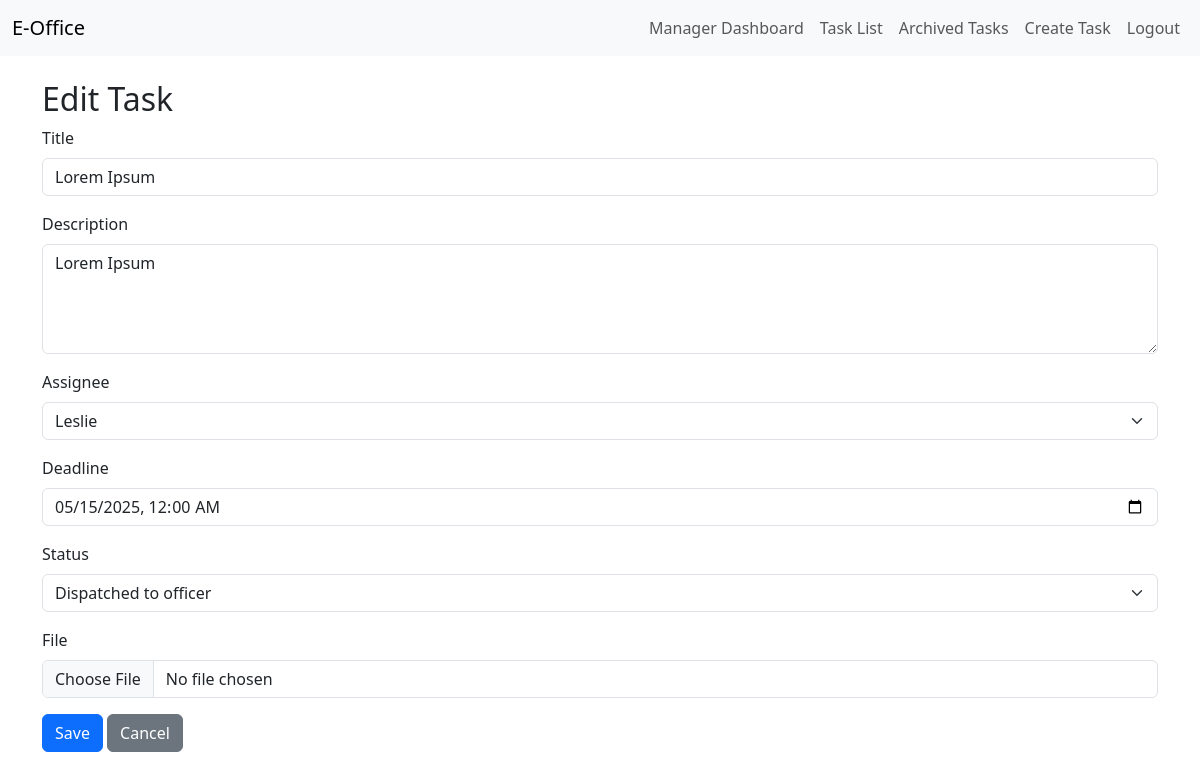
Before: /tasks/task/update/2/ (signed in) with the older database file.
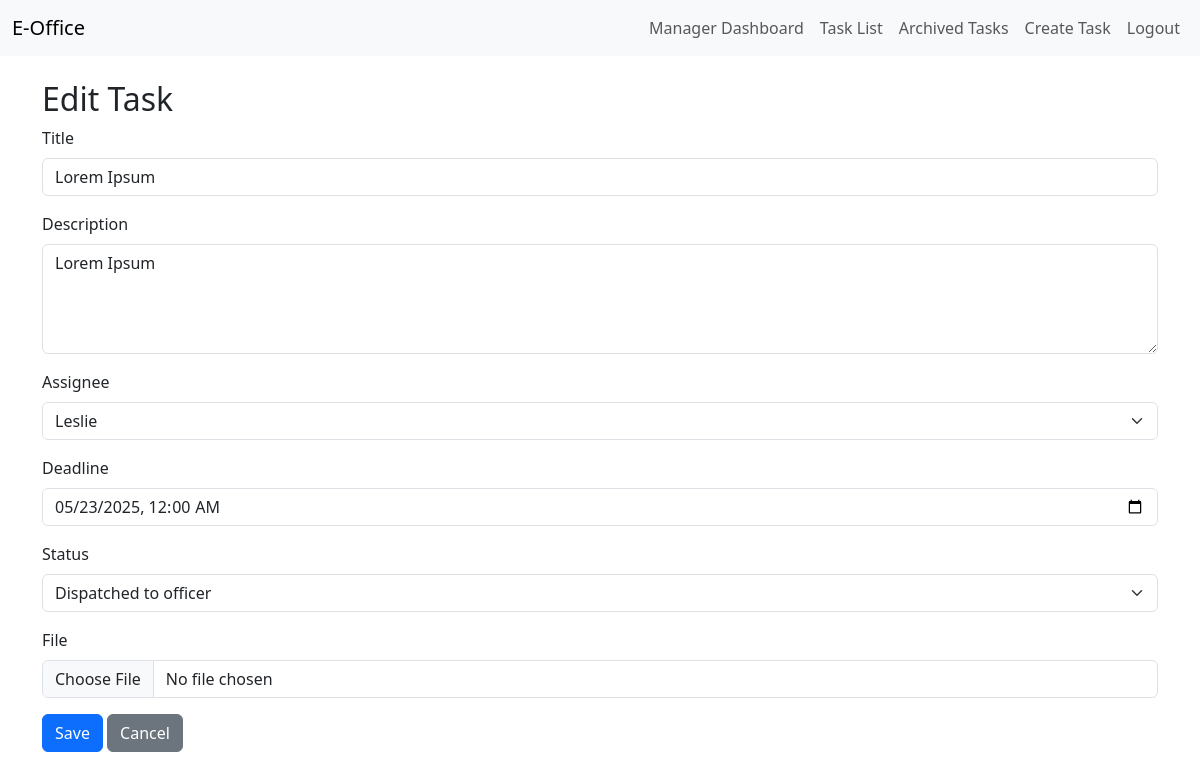
After: the same page with the newer database file.
### tasks/models.py (models this page shows, shortened)
class Task(models.Model):
    STATUS_CHOICES = [
        ('dispatched-officer', 'Dispatched to officer'),
        ('draft', 'Draft'),
        ('finalized-draft', 'Finalized draft'),
        ('signed-dispatched', 'Signed and dispatched to CD/HM'),
    ]
    title = models.CharField(max_length=200)
    description = models.TextField(blank=True)
    status = models.CharField(max_length=50, choices=STATUS_CHOICES, default='dispatched-officer')
    deadline = models.DateTimeField(null=True, blank=True)
    assignee = models.ForeignKey(User, on_delete=models.CASCADE, related_name='tasks')
    created_by = models.ForeignKey(User, on_delete=models.CASCADE, related_name='created_tasks')
    is_archived = models.BooleanField(default=False)
    created_at = models.DateTimeField(auto_now_add=True)
    updated_at = models.DateTimeField(auto_now=True)
    file = models.FileField(upload_to='task_files/', null=True, blank=True)

### tasks/views.py (the view, shortened to what this page needs)
# urls.py: path('task/update/<int:pk>/', views.TaskUpdateView.as_view(), name='task_update'),
class TaskUpdateView(LoginRequiredMixin, UpdateView):
    model = Task
    form_class = TaskForm
    template_name = 'tasks/task_form.html'
    success_url = reverse_lazy('task_list')
    def get_form_kwargs(self):
        kwargs = super().get_form_kwargs()
        kwargs['user'] = self.request.user
        return kwargs
    def get_queryset(self):
        user = self.request.user
        if user.is_superuser or (hasattr(user, 'profile') and user.profile.is_manager):
            return Task.objects.all()
        return Task.objects.filter(assignee=user)
    def dispatch(self, request, *args, **kwargs):
        task = self.get_object()
        if not (request.user == task.assignee or request.user.is_superuser or (hasattr(request.user, 'profile') and user.profile.is_manager)):
            messages.error(request, "You are not authorized to update this task.")
            return redirect('task_list')
        return super().dispatch(request, *args, **kwargs)

### tasks/forms.py
class TaskForm(forms.ModelForm):
    class Meta:
        model = Task
        fields = ['title', 'description', 'status', 'deadline', 'assignee', 'file']
        widgets = {
            'deadline': forms.DateTimeInput(attrs={'type': 'datetime-local'}),
            'description': forms.Textarea(attrs={'rows': 4}),
            'file': forms.FileInput(),
        }
    def __init__(self, *args, **kwargs):
        user = kwargs.pop('user', None)
        super().__init__(*args, **kwargs)
        if user and not (user.is_superuser or (hasattr(user, 'profile') and user.profile.is_manager)):
            self.fields['status'].choices = [
                ('dispatched-officer', 'Dispatched to officer'),
                ('draft', 'Draft'),
                ('finalized-draft', 'Finalized draft'),
                ('signed-dispatched', 'Signed and dispatched to CD/HM'),
            ]
            self.fields['assignee'].queryset = User.objects.filter(id=user.id)  # Employees can't change assignee
        else:
            self.fields['assignee'].queryset = User.objects.all()

### tasks/templates/tasks/task_form.html (shortened to what this page needs)
{% extends 'tasks/base.html' %}
{% load widget_tweaks %}
{% block content %}
<h2>{% if form.instance.pk %}Edit Task{% else %}Create Task{% endif %}</h2>
<form method="post" enctype="multipart/form-data">
    <div class="mb-3">
        <label for="{{ form.title.id_for_label }}" class="form-label">Title</label>
        {{ form.title|add_class:"form-control" }}
    </div>
    <div class="mb-3">
        <label for="{{ form.description.id_for_label }}" class="form-label">Description</label>
        {{ form.description|add_class:"form-control" }}
    </div>
    <div class="mb-3">
        <label for="{{ form.assignee.id_for_label }}" class="form-label">Assignee</label>
        {{ form.assignee|add_class:"form-select" }}
    </div>
    <div class="mb-3">
        <label for="{{ form.deadline.id_for_label }}" class="form-label">Deadline</label>
        {{ form.deadline|add_class:"form-control" }}
    </div>
    <div class="mb-3">
        <label for="{{ form.status.id_for_label }}" class="form-label">Status</label>
        {{ form.status|add_class:"form-select" }}
    </div>
    <div class="mb-3">
        <label for="{{ form.file.id_for_label }}" class="form-label">File</label>
        {{ form.file|add_class:"form-control" }}
    </div>
    <button type="submit" class="btn btn-primary">Save</button>
    <a href="{% url 'task_list' %}" class="btn btn-secondary">Cancel</a>
</form>
{% endblock %}

Changed rows visible on the page:
changed Task "Lorem Ipsum": deadline "05/15/2025 00:00" → "05/23/2025 00:00"
